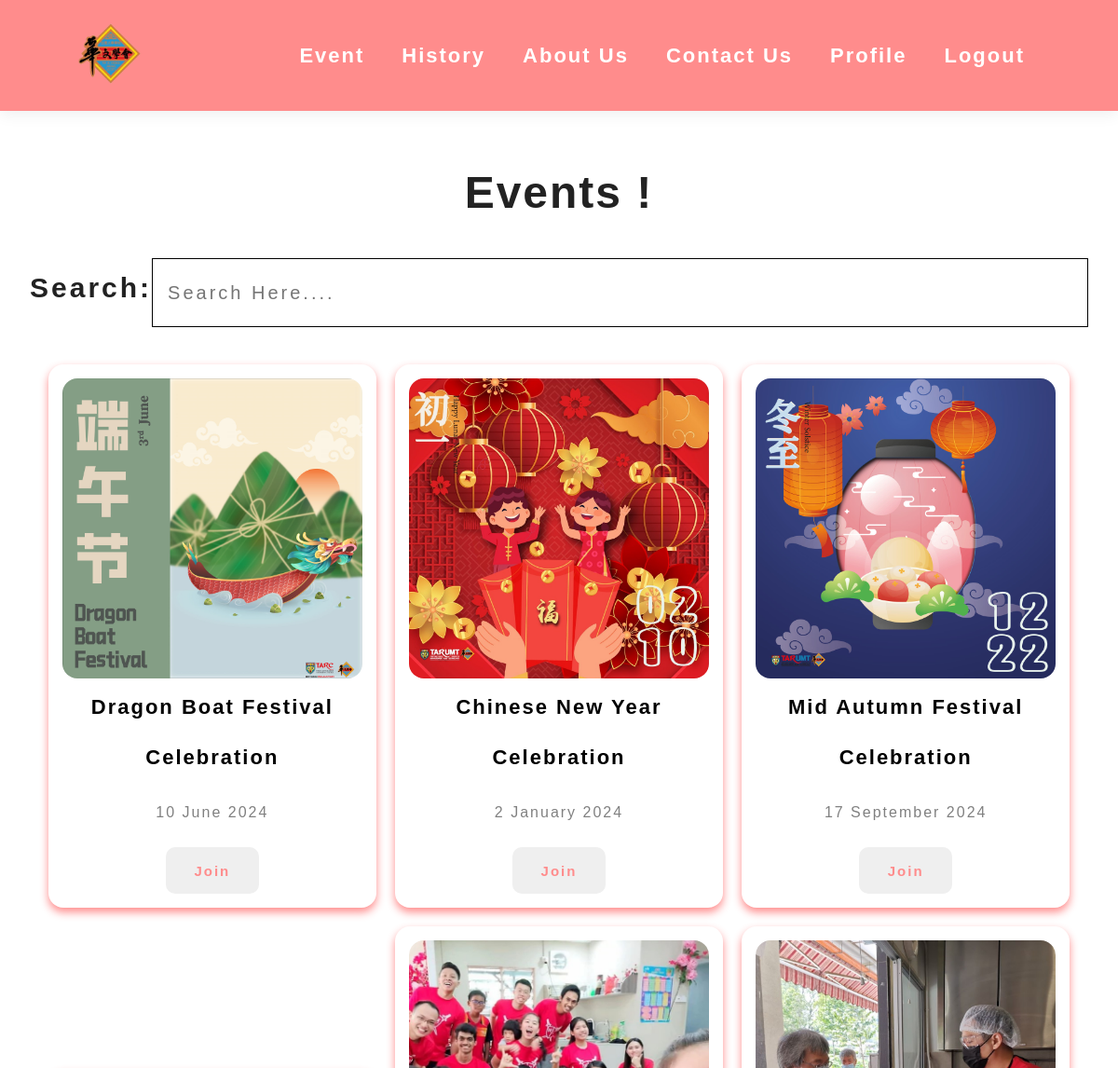
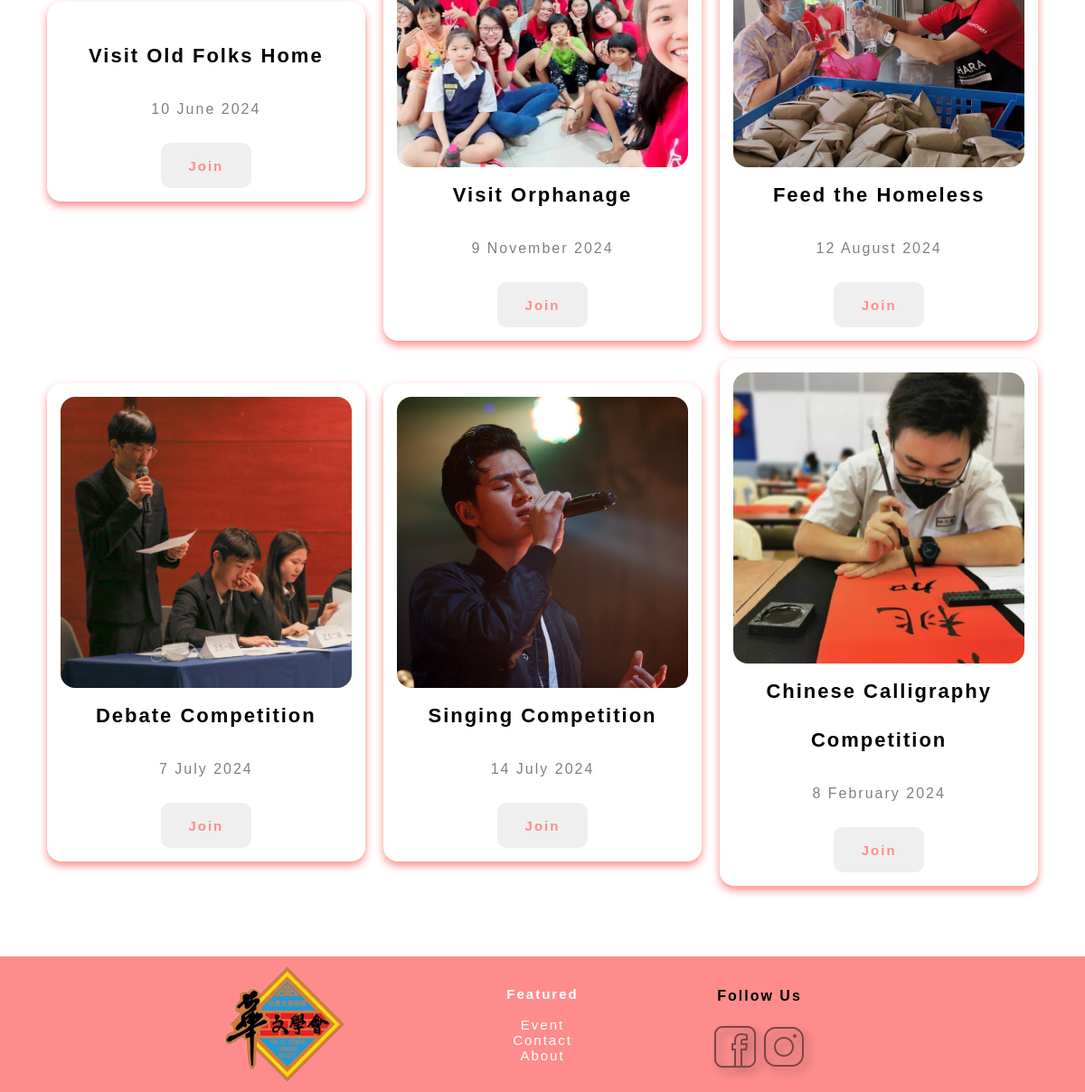
Screenshot of /Project/User/event.php (signed in) with the database file from the repository (2 pictures, top to bottom).
### tables this page shows
CREATE TABLE `event` (
  `eventID` int(11) NOT NULL,
  `title` varchar(100) NOT NULL,
  `description` varchar(255) NOT NULL,
  `eventDate` date NOT NULL,
  `eventTime` time NOT NULL,
  `seatAvailability` int(11) NOT NULL,
  `image` varchar(255) NOT NULL
);

### Project/User/event.php (the view, shortened to what this page needs)
<!DOCTYPE html>
<html lang="en">
<head>
    <link href="includes/header-footer.css" rel="stylesheet">
    <link href="includes/homepage style.css" rel="stylesheet">
    <link href="includes/event.css" rel="stylesheet">
    <link href="https://cdn.jsdelivr.net/npm/@fortawesome/fontawesome-free/css/all.min.css" rel="stylesheet">
</head>
<body>
<?php include 'header.php'; ?>
<div class="container">
    <h1 class="title">Events !</h1>
    <div class="search">
        <h1>Search: </h1>
        <input type="text" id="find" placeholder="search here....">
    </div>
    <div class="categories">
        <div class="row">
            <?php
            $query = "SELECT * FROM event";
            $result = mysqli_query($conn, $query);
            if (mysqli_num_rows($result) > 0) {
                $events = mysqli_fetch_all($result, MYSQLI_ASSOC);
                foreach ($events as $event) {
                    $eventID = $event['eventID'];
                    ?>
                    <div class="column menu" data-name="p-<?php echo $eventID; ?>">
                        <img src="../Admin/images/<?php echo $event['image']; ?>" alt="">
                        <h2><?php echo $event['title']; ?></h2>
                        <p><?php echo date('j F Y', strtotime($event['eventDate'])); ?></p>
                        <button class="join-btn" data-eventid="<?php echo $eventID; ?>">Join</button>
                    </div>
                    <?php
                }
            } else {
                echo "No events found.";
            }
            ?>
        </div>
    </div>
</div>
<?php include 'footer.php'; ?>
</body>
</html>

### Project/User/includes/header-footer.css (style rules this page uses)
* { margin: 0; padding: 0; box-sizing: border-box; font-family: 'Back Home', sans-serif; letter-spacing: 2px; }
h1 { font-size: 60px; line-height: 64px; color:black; }
h2 { font-size: 46px; line-height: 54px; color:black; }
p { font-size: 16px; color:black; margin: 15px 0 20px 0; }
body { height: 100vh; width: 100%; }
.title { text-align:center; font-size:3rem; padding:0.5rem; color:#222; }

### Project/User/includes/homepage style.css (style rules this page uses)
h1 { font-size:30px; text-align: center; }
.title { text-align:center; font-size:3rem; padding:0.5rem; color:#222; }
.categories .row { display: flex; align-items: center; justify-content:center; flex-wrap: wrap; padding-bottom: 20px; }
.categories .column { width: 31%; background:#fff; height: 30%; padding:15px; margin:10px; border-radius:1rem; box-shadow:0 .3rem .6rem #FF8C8C; text-align: center; }
.categories .column img { width: 100%; object-fit: cover; border-radius: 1rem; }
.categories .column h2 { padding: 0; color:black; font-size:22px; font-weight: 700; }
.categories .column p { color:gray; font-size: 1rem; font-weight: 500; padding:.5rem 0; }

### Project/User/includes/event.css (style rules this page uses)
.container { max-width: 1200px; margin: 0 auto; padding: 3rem 2rem; }
.title { text-align: center; font-size: 3rem; padding: 0.5rem; color: #222; }
.categories .row { display: flex; align-items: center; justify-content: center; flex-wrap: wrap; padding-bottom: 20px; }
.categories .column { width: 31%; background: #fff; padding: 15px; margin: 10px; border-radius: 1rem; box-shadow: 0 .3rem .6rem #FF8C8C; text-align: center; transition: .5s ease; }
.categories .column img { width: 100%; object-fit: cover; border-radius: 1rem; }
.categories .column h2 { padding: 0; color: black; font-size: 22px; font-weight: 700; }
.categories .column p { color: gray; font-size: 1rem; font-weight: 500; padding: .5rem 0; }
.join-btn { height: 50px; width: 100px; border-radius: 10px; border: none; color: #FF8C8C; cursor: pointer; font-weight: 700; font-size: 15px; }
.container .search { display: flex; padding: 30px 0px; justify-content: space-between; }
.container .search h1 { color: #222; letter-spacing: 3px; display: inline-block; padding-bottom: 10px; }
.container .search input { width: 90%; padding: 5px 16px; background: transparent; border: 1px solid #000; font-size: 20px; text-transform: capitalize; letter-spacing: 3px; outline: none; }
.container .search input::placeholder { font-weight: 500; }

### rows the page displays
event: image (picture), title "Dragon Boat Festival Celebration", eventDate "10 June 2024"
event: image (picture), title "Chinese New Year Celebration", eventDate "2 January 2024"
event: image (picture), title "Mid Autumn Festival Celebration", eventDate "17 September 2024"
event: title "Visit Old Folks Home", eventDate "10 June 2024"
event: image (picture), title "Visit Orphanage", eventDate "9 November 2024"
event: image (picture), title "Feed the Homeless", eventDate "12 August 2024"
event: image (picture), title "Debate Competition", eventDate "7 July 2024"
event: image (picture), title "Singing Competition", eventDate "14 July 2024"
event: image (picture), title "Chinese Calligraphy Competition", eventDate "8 February 2024"
